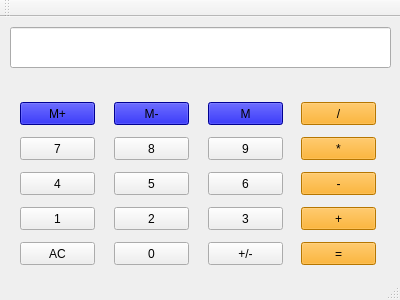
<?xml version="1.0" encoding="UTF-8"?>
<ui version="4.0">
 <class>Calculator</class>
 <widget class="QMainWindow" name="Calculator">
  <property name="geometry">
   <rect>
    <x>0</x>
    <y>0</y>
    <width>400</width>
    <height>300</height>
   </rect>
  </property>
  <property name="windowTitle">
   <string>Calculator</string>
  </property>
  <widget class="QWidget" name="centralWidget">
   <widget class="QPushButton" name="Button2">
    <property name="geometry">
     <rect>
      <x>114</x>
      <y>190</y>
      <width>75</width>
      <height>23</height>
     </rect>
    </property>
    <property name="text">
     <string>2</string>
    </property>
   </widget>
   <widget class="QPushButton" name="Subtract">
    <property name="geometry">
     <rect>
      <x>301</x>
      <y>155</y>
      <width>75</width>
      <height>23</height>
     </rect>
    </property>
    <property name="styleSheet">
     <string notr="true">background-color:#FFA500</string>
    </property>
    <property name="text">
     <string>-</string>
    </property>
   </widget>
   <widget class="QPushButton" name="Equals">
    <property name="geometry">
     <rect>
      <x>301</x>
      <y>225</y>
      <width>75</width>
      <height>23</height>
     </rect>
    </property>
    <property name="styleSheet">
     <string notr="true">background-color:#FFA500</string>
    </property>
    <property name="text">
     <string>=</string>
    </property>
   </widget>
   <widget class="QPushButton" name="Button3">
    <property name="geometry">
     <rect>
      <x>208</x>
      <y>190</y>
      <width>75</width>
      <height>23</height>
     </rect>
    </property>
    <property name="text">
     <string>3</string>
    </property>
   </widget>
   <widget class="QPushButton" name="MemClear">
    <property name="geometry">
     <rect>
      <x>114</x>
      <y>85</y>
      <width>75</width>
      <height>23</height>
     </rect>
    </property>
    <property name="styleSheet">
     <string notr="true">background-color:#0000CD</string>
    </property>
    <property name="text">
     <string>M-</string>
    </property>
   </widget>
   <widget class="QPushButton" name="Clear">
    <property name="geometry">
     <rect>
      <x>20</x>
      <y>225</y>
      <width>75</width>
      <height>23</height>
     </rect>
    </property>
    <property name="text">
     <string>AC</string>
    </property>
   </widget>
   <widget class="QPushButton" name="Divide">
    <property name="geometry">
     <rect>
      <x>301</x>
      <y>85</y>
      <width>75</width>
      <height>23</height>
     </rect>
    </property>
    <property name="styleSheet">
     <string notr="true">background-color:#FFA500</string>
    </property>
    <property name="text">
     <string>/</string>
    </property>
   </widget>
   <widget class="QPushButton" name="MemAdd">
    <property name="geometry">
     <rect>
      <x>20</x>
      <y>85</y>
      <width>75</width>
      <height>23</height>
     </rect>
    </property>
    <property name="styleSheet">
     <string notr="true">QPushButton{
background-color:#0000CD
}</string>
    </property>
    <property name="text">
     <string>M+</string>
    </property>
   </widget>
   <widget class="QPushButton" name="Button4">
    <property name="geometry">
     <rect>
      <x>20</x>
      <y>155</y>
      <width>75</width>
      <height>23</height>
     </rect>
    </property>
    <property name="text">
     <string>4</string>
    </property>
   </widget>
   <widget class="QPushButton" name="Button7">
    <property name="geometry">
     <rect>
      <x>20</x>
      <y>120</y>
      <width>75</width>
      <height>23</height>
     </rect>
    </property>
    <property name="styleSheet">
     <string notr="true"/>
    </property>
    <property name="text">
     <string>7</string>
    </property>
   </widget>
   <widget class="QPushButton" name="Button0">
    <property name="geometry">
     <rect>
      <x>114</x>
      <y>225</y>
      <width>75</width>
      <height>23</height>
     </rect>
    </property>
    <property name="text">
     <string>0</string>
    </property>
   </widget>
   <widget class="QPushButton" name="Add">
    <property name="geometry">
     <rect>
      <x>301</x>
      <y>190</y>
      <width>75</width>
      <height>23</height>
     </rect>
    </property>
    <property name="styleSheet">
     <string notr="true">background-color:#FFA500</string>
    </property>
    <property name="text">
     <string>+</string>
    </property>
   </widget>
   <widget class="QPushButton" name="Button5">
    <property name="geometry">
     <rect>
      <x>114</x>
      <y>155</y>
      <width>75</width>
      <height>23</height>
     </rect>
    </property>
    <property name="text">
     <string>5</string>
    </property>
   </widget>
   <widget class="QPushButton" name="Button9">
    <property name="geometry">
     <rect>
      <x>208</x>
      <y>120</y>
      <width>75</width>
      <height>23</height>
     </rect>
    </property>
    <property name="text">
     <string>9</string>
    </property>
   </widget>
   <widget class="QPushButton" name="Button8">
    <property name="geometry">
     <rect>
      <x>114</x>
      <y>120</y>
      <width>75</width>
      <height>23</height>
     </rect>
    </property>
    <property name="text">
     <string>8</string>
    </property>
   </widget>
   <widget class="QPushButton" name="ChangeSign">
    <property name="geometry">
     <rect>
      <x>208</x>
      <y>225</y>
      <width>75</width>
      <height>23</height>
     </rect>
    </property>
    <property name="text">
     <string>+/-</string>
    </property>
   </widget>
   <widget class="QPushButton" name="Multiply">
    <property name="geometry">
     <rect>
      <x>301</x>
      <y>120</y>
      <width>75</width>
      <height>23</height>
     </rect>
    </property>
    <property name="styleSheet">
     <string notr="true">background-color:#FFA500</string>
    </property>
    <property name="text">
     <string>*</string>
    </property>
   </widget>
   <widget class="QPushButton" name="MemGet">
    <property name="geometry">
     <rect>
      <x>208</x>
      <y>85</y>
      <width>75</width>
      <height>23</height>
     </rect>
    </property>
    <property name="styleSheet">
     <string notr="true">background-color:#0000CD</string>
    </property>
    <property name="text">
     <string>M</string>
    </property>
   </widget>
   <widget class="QPushButton" name="Button6">
    <property name="geometry">
     <rect>
      <x>208</x>
      <y>155</y>
      <width>75</width>
      <height>23</height>
     </rect>
    </property>
    <property name="text">
     <string>6</string>
    </property>
   </widget>
   <widget class="QPushButton" name="Button1">
    <property name="geometry">
     <rect>
      <x>20</x>
      <y>190</y>
      <width>75</width>
      <height>23</height>
     </rect>
    </property>
    <property name="text">
     <string>1</string>
    </property>
   </widget>
   <widget class="QLineEdit" name="Display">
    <property name="geometry">
     <rect>
      <x>10</x>
      <y>10</y>
      <width>381</width>
      <height>41</height>
     </rect>
    </property>
   </widget>
  </widget>
  <widget class="QMenuBar" name="menuBar">
   <property name="geometry">
    <rect>
     <x>0</x>
     <y>0</y>
     <width>400</width>
     <height>21</height>
    </rect>
   </property>
  </widget>
  <widget class="QToolBar" name="mainToolBar">
   <attribute name="toolBarArea">
    <enum>TopToolBarArea</enum>
   </attribute>
   <attribute name="toolBarBreak">
    <bool>false</bool>
   </attribute>
  </widget>
  <widget class="QStatusBar" name="statusBar"/>
 </widget>
 <layoutdefault spacing="6" margin="11"/>
 <resources/>
 <connections/>
</ui>
